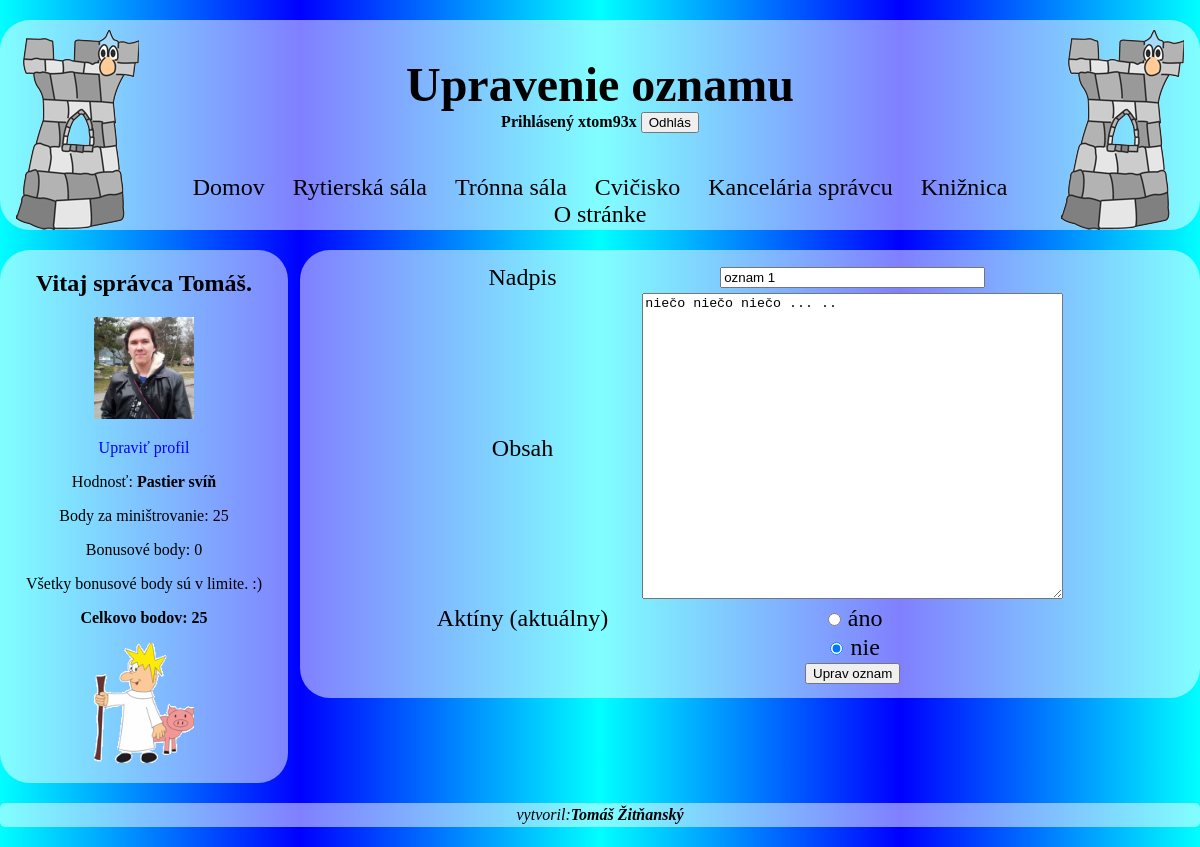
Page /uprav_oznam.php?id=5 (signed in) on the committed database.
### tables this page shows
CREATE TABLE IF NOT EXISTS `oznamy` (
  `id_oznam` int(11) NOT NULL AUTO_INCREMENT,
  `nadpis` varchar(255) NOT NULL,
  `text` tinytext NOT NULL,
  `datum` date NOT NULL,
  `active` tinyint(1) NOT NULL,
  PRIMARY KEY (`id_oznam`)
);

### uprav_oznam.php (the view, shortened to what this page needs)
<?php
include("_funkcie.php");
if (isset($_SESSION['user'])) {
  include("osobny.php");
}else include("login.php");
if (isset($_SESSION['user']) && substr($_SESSION['user']['admin'],6,1)){
  if (isset($_GET['id']) && $oznam=daj_oznam($_GET['id'])){
    if(isset($_POST['uprav']) && isset($_POST['nadpis']) && spravny_text($_POST['nadpis'])
       && isset($_POST['text']) && spravny_text($_POST['text']) && isset($_POST['active'])
       && uprav_oznam($oznam['id_oznam'],$_POST['nadpis'],$_POST['text'],$_POST['active'])){
      ?>
      <div class='hlavny'><main>
        <h2>Podarilo sa upraviť oznam.</h2>
      </main></div>
      <?php
    }else{
?>
    <div class='hlavny'><main>
      <form method=post><table>
        <tr><td><label for=nadpis>Nadpis</label></td>
          <td><input type=text size=30 maxlength=255 id=nadpis name=nadpis value='<?php if (isset($_POST['nadpis'])) echo $_POST['nadpis']; else echo $oznam['nadpis']?>' required></td></tr>
        <tr><td><label for=text>Obsah</label></td>
          <td><textarea name=text id=text cols=50 rows=20 required><?php if (isset($_POST['text'])) echo $_POST['text']; else echo $oznam['text']?></textarea></td></tr>
        <tr><td><label>Aktíny (aktuálny)</label></td>
          <td><input type="radio" name="active" id="active_yes" value=1<?php if ((isset($_POST['active']) && $_POST["active"])||(!isset($_POST['active']) && $oznam['active'])) echo ' checked'; ?>> <label for="active_yes">áno</label></td></tr>
          <tr><td></td><td><input type="radio" name="active" id="active_no" value=0<?php if ((isset($_POST['active']) && !$_POST["active"])||(!isset($_POST['active']) && !$oznam['active'])) echo ' checked'; ?>> <label for="active_no">nie</label></td></tr>
        <tr><td></td><td><input type=submit name=uprav value='Uprav oznam'></td></tr>
      </table></form>
    </main></div>
<?php
    }
  }else{
  ?>
    <div class='hlavny'><main>
      <h2>Oznam sa nenašiel.</h2>
    </main></div>
  <?php
  }
}else include('no_entry.php');
?>

### styly.css (style rules this page uses)
body { background: aqua; background: -moz-linear-gradient(left, aqua 0%, blue 25%, aqua 50%, blue 75%, aqua 100%); background: -o-linear-gradient(left, aqua 0%, blue 25%, aqua 50%, blue 75%, aqua 100%); background: -webkit-linear-gradient(left, aqua 0%, blue 25%, aqua 50%, blue 75%, aqua 100%); background: -ms-linear-gradient(left, aqua 0%, blue 25%, aqua 50%, blue 75%, aqua 100%); font-family: "Times New Roman", Times, serif; margin: 20px auto; max-width:80em; }
.hlavny { text-align:center; float:right; width: 73%; margin: 20px 0; padding: 1%; border-radius:30px; background: rgba(255,255,255,0.5); }
label { font-size: 150%; }
table { text-align: center; margin: auto; }
td { padding: 0 1em; }

### rows in the picture
oznamy: nadpis "oznam 1", text "niečo niečo niečo ... ..", active "☐ áno", active "☑ nie"

### other values in the picture
$nadpis "Upravenie oznamu"
$_SESSION['user']['meno'] "xtom93x"
$_SESSION['user']['krstne'] "Tomáš"
$_SESSION['user']['level']['nazov'] "Pastier svíň"
$_SESSION['user']['body_minis'] "25"
$_SESSION['user']['body_bonus'] "0"
$_SESSION['user']['body'] "25"
